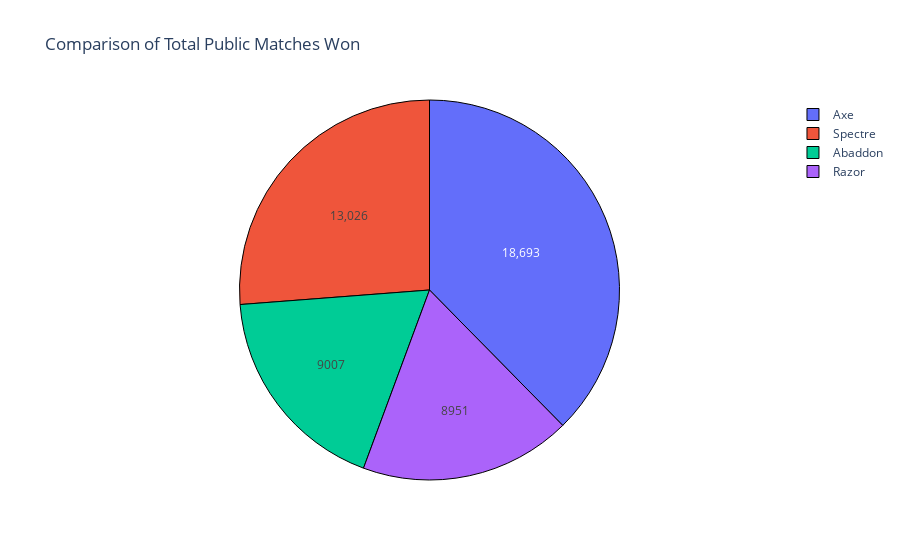

Notebook code for this chart:
### Markdown cell above
Pie Chart using plotly with legend interactivity (Comparison of Public Matches Won between Abaddon, Axe, Razor, and Spectre)

### Code cell
total_wins = [df1['Public Matches Won'].sum(),
              df2['Public Matches Won'].sum(),
              df3['Public Matches Won'].sum(),
              df4['Public Matches Won'].sum()]

labels = ['Abaddon', 'Axe', 'Razor', 'Spectre']

trace = go.Pie(
    labels=labels,
    values=total_wins,
    hoverinfo='label+percent',
    textinfo='value',
    textfont=dict(size=12),
    marker=dict(line=dict(color='#000000', width=1))
)

layout = go.Layout(
    title='Comparison of Total Public Matches Won',
)

figure = go.Figure(data=[trace], layout=layout)

figure.show()

### Figure 1 — Plotly figure (JSON) as saved in the notebook; plotly's stock layout.template omitted (floating-point values rounded to 4 significant figures)
{"data": [{"hoverinfo": "label+percent", "labels": ["Abaddon", "Axe", "Razor", "Spectre"], "marker": {"line": {"color": "#000000", "width": 1}}, "textfont": {"size": 12}, "textinfo": "value", "type": "pie", "values": [9007, 18693, 8951, 13026]}], "layout": {"autosize": true, "hiddenlabels": [], "title": {"text": "Comparison of Total Public Matches Won"}}}
